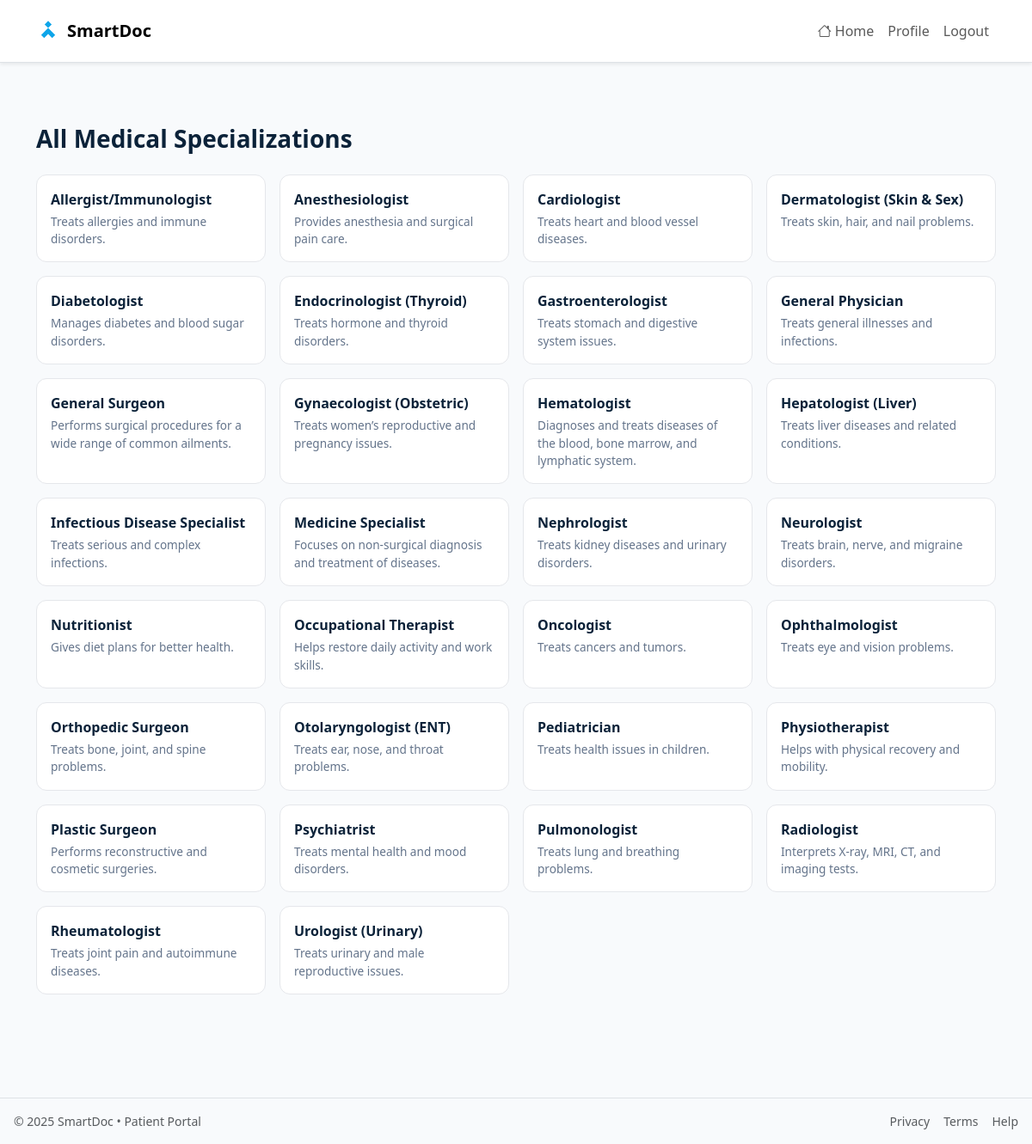
/patients/specializations.php, run on the app's committed database.
### tables this page shows
CREATE TABLE `specialization` (
  `specialization_id` int(11) NOT NULL,
  `specialization_name` varchar(120) NOT NULL,
  `description` text DEFAULT NULL
);

### patients/includes/util.php (called while the page is built, shortened)
<?php
function h($s){ return htmlspecialchars((string)$s, ENT_QUOTES, 'UTF-8'); }

### patients/specializations.php (the view, shortened to what this page needs)
<?php
require_once __DIR__ . '/includes/util.php';
require_once __DIR__ . '/includes/header.php';
$specializations = $con->query("
    SELECT specialization_name, description
    FROM specialization
    ORDER BY specialization_name ASC
");
?>
<div class="container my-5">
    <h3 class="fw-semibold mb-4">All Medical Specializations</h3>
    <div class="row g-3">
        <?php while($s = $specializations->fetch_assoc()): ?>
        <div class="col-12 col-sm-6 col-md-4 col-lg-3">
            <a href="/SmartDoc/patients/browse-doctors.php?specialization=<?= urlencode($s['specialization_name']) ?>"
               class="text-decoration-none">
                <div class="spec-card">
                    <div class="spec-title"><?= h($s['specialization_name']) ?></div>
                    <div class="spec-desc mt-1">
                        <?= h($s['description']) ?>
                    </div>
                </div>
            </a>
        </div>
        <?php endwhile; ?>
    </div>
</div>
<?php require_once __DIR__ . '/includes/footer.php'; ?>

### patients/includes/header.php (shortened to what this page needs)
<?php
require_once __DIR__ . '/util.php';
?>
<!doctype html>
<html lang="en">
<head>
  <link href="https://cdn.jsdelivr.net/npm/bootstrap@5.3.3/dist/css/bootstrap.min.css" rel="stylesheet">
  <link href="https://cdn.jsdelivr.net/npm/bootstrap-icons@1.11.3/font/bootstrap-icons.css" rel="stylesheet">
</head>
<body>
<header class="shadow-sm">
  <nav class="navbar navbar-expand-lg bg-white border-bottom sticky-top" aria-label="Primary">
    <div class="container py-2">
      <a class="navbar-brand d-flex align-items-center" href="../LandingPage.html">
        <svg width="28" height="28" viewBox="0 0 24 24" fill="none" aria-hidden="true" class="me-2">
          <path d="M12 2l3.5 3.5-3.5 3.5L8.5 5.5 12 2Zm0 7l7 7-3 3-4-4-4 4-3-3 7-7Z" fill="#0ea5e9"/>
        </svg>
        <strong>SmartDoc</strong>
      </a>
      <div class="collapse navbar-collapse" id="nav">
        <ul class="navbar-nav ms-auto align-items-lg-center">
          <li class="nav-item"><a class="nav-link" href="index.php"><i class="bi bi-house me-1"></i>Home</a></li>
          <li class="nav-item"><a class="nav-link<?= basename($_SERVER['PHP_SELF'])==='profile.php' ? ' active' : '' ?>" href="profile.php">Profile</a></li>
          <li class="nav-item"><a class="nav-link" href="logout.php">Logout</a></li>
        </ul>
      </div>
    </div>
  </nav>
</header>
<main class="container-fluid px-3 py-4">

### patients/includes/footer.php (shortened to what this page needs)
    </main>
    <footer class="border-top mt-5">
      <div class="container-fluid px-3 py-3 d-flex flex-wrap justify-content-between align-items-center gap-2 small text-muted">
        <div>© <?= date('Y') ?> SmartDoc • Patient Portal</div>
        <div class="d-flex gap-3">
          <a class="text-muted text-decoration-none" href="#">Privacy</a>
          <a class="text-muted text-decoration-none" href="#">Terms</a>
          <a class="text-muted text-decoration-none" href="#">Help</a>
        </div>
      </div>
    </footer>
  </body>
</html>

### patients/includes/header.php (style rules this page uses)
:root { --sd-primary:#0ea5e9;--sd-dark:#0b2239;--sd-accent:#10b981;--sd-bg:#f8fafc; }
html,body { color:var(--sd-dark); }
body { background:var(--sd-bg); }

### patients/specializations.php (style rules this page uses)
.spec-card { border: 1px solid #e5e7eb; background: white; border-radius: 12px; padding: 1rem; transition: 0.2s; height: 100%; }
.spec-title { font-size: 1rem; font-weight: 600; color: #0b2239; }
.spec-desc { font-size: 0.85rem; color: #64748b; }

### data on the page
specialization: specialization_name "Allergist/Immunologist", description "Treats allergies and immune disorders."
specialization: specialization_name "Anesthesiologist", description "Provides anesthesia and surgical pain care."
specialization: specialization_name "Cardiologist", description "Treats heart and blood vessel diseases."
specialization: specialization_name "Dermatologist (Skin & Sex)", description "Treats skin, hair, and nail problems."
specialization: specialization_name "Diabetologist", description "Manages diabetes and blood sugar disorders."
specialization: specialization_name "Endocrinologist (Thyroid)", description "Treats hormone and thyroid disorders."
specialization: specialization_name "Gastroenterologist", description "Treats stomach and digestive system issues."
specialization: specialization_name "General Physician", description "Treats general illnesses and infections."
specialization: specialization_name "General Surgeon", description "Performs surgical procedures for a wide range of common ailments."
specialization: specialization_name "Gynaecologist (Obstetric)", description "Treats women’s reproductive and pregnancy issues."
specialization: specialization_name "Hematologist", description "Diagnoses and treats diseases of the blood, bone marrow, and lymphatic system."
specialization: specialization_name "Hepatologist (Liver)", description "Treats liver diseases and related conditions."
specialization: specialization_name "Infectious Disease Specialist", description "Treats serious and complex infections."
specialization: specialization_name "Medicine Specialist", description "Focuses on non-surgical diagnosis and treatment of diseases."
specialization: specialization_name "Nephrologist", description "Treats kidney diseases and urinary disorders."
specialization: specialization_name "Neurologist", description "Treats brain, nerve, and migraine disorders."
specialization: specialization_name "Nutritionist", description "Gives diet plans for better health."
specialization: specialization_name "Occupational Therapist", description "Helps restore daily activity and work skills."
specialization: specialization_name "Oncologist", description "Treats cancers and tumors."
specialization: specialization_name "Ophthalmologist", description "Treats eye and vision problems."
specialization: specialization_name "Orthopedic Surgeon", description "Treats bone, joint, and spine problems."
specialization: specialization_name "Otolaryngologist (ENT)", description "Treats ear, nose, and throat problems."
specialization: specialization_name "Pediatrician", description "Treats health issues in children."
specialization: specialization_name "Physiotherapist", description "Helps with physical recovery and mobility."
specialization: specialization_name "Plastic Surgeon", description "Performs reconstructive and cosmetic surgeries."
specialization: specialization_name "Psychiatrist", description "Treats mental health and mood disorders."
specialization: specialization_name "Pulmonologist", description "Treats lung and breathing problems."
specialization: specialization_name "Radiologist", description "Interprets X-ray, MRI, CT, and imaging tests."
specialization: specialization_name "Rheumatologist", description "Treats joint pain and autoimmune diseases."
specialization: specialization_name "Urologist (Urinary)", description "Treats urinary and male reproductive issues."
